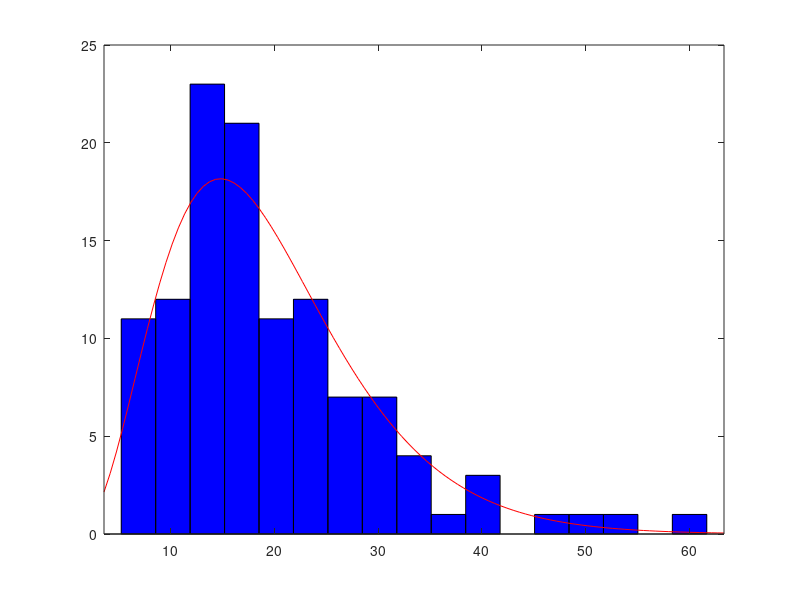

Recreate this plot in MATLAB. (Note: this script raises an error after producing the figure.)
clear all; close all; clc
C1 = load('Sheng1.mat');

AlAf_1  = zeros(101,143);
cg1 = 0;
Peaks1 = zeros(30,2);
Before = zeros(50,101);
During = zeros(143,101);
After = zeros(143,101);
CTot = 0; Amps = [];
for i = 1:101
    i
   F1 = C1.UV8MX_data(1,i).YFP;
    M = 50;
    
    if (F1(end) > 0)
        cg1 = cg1 + 1

        As = []; Ps = []; Bs = []; Cs = 0; Ct = 0;
        for u = 51:length(F1)-1
            if (F1(u) > F1(u-1) && F1(u) > F1(u+1))
                if (u <= 3)
                    if (F1(u) == max(F1(1:u+3)))
                        Cs = Cs+1; As(Cs) = F1(u); Ps(Cs) = u;
                    end
                elseif (u >= 141)
                    if (F1(u) == max(F1(u-3:end)))
                        Cs = Cs+1; As(Cs) = F1(u); Ps(Cs) = u;
                    end
                else
                    if (F1(u) == max(F1(u-3:u+3)))
                        Cs = Cs+1; As(Cs) = F1(u); Ps(Cs) = u;
                    end
                end
            end
        end
        Ch = find(Ps(2:end)-Ps(1:end-1) <= 5);
        As(Ch) - As(Ch+1);
        for u = 1:length(As)-1;
            CTot = CTot +1;
            if u == 1               
                R = Ps(u):Ps(u+1);
                AU = find(F1(R) == min(F1(R)));                
                Amps(CTot) = As(u)-F1(AU+Ps(u));
            else
                R1 = Ps(u):Ps(u+1);
                AU1 = find(F1(R1) == min(F1(R1))); 
                R2 = Ps(u-1):Ps(u);
                AU2 = find(F1(R2) == min(F1(R2))); 
                Amps(CTot) = As(u)- mean([F1(AU1+Ps(u)) F1(AU2+Ps(u-1))]);
            end
        end
        
        g = find(F1(50:end) == max(F1(50:end)))+49;
        Peaks1(cg1,2) = F1(g); Peaks1(cg1,1) = g;
        Before(:,cg1) = F1(1:50)';
        L = find(F1 < mean(F1)); LL = L(min(find(L > g)));
        During(1:LL-M+1,cg1) = F1(M:LL);
        Nul = min(find(F1 == 0));
        if (length(Nul) == 0)
            Nul = 143;
        end
        After(1:Nul-50,cg1) = F1(51:Nul);
        
        AlAf_1(cg1,1:length(F1)) = F1;
    end
end

figure
B = sort(Amps);
C = min(find(B > 120));
h = histfit(B(2:C)/2,17,'Gamma'); goodplot
set(h(1),'facecolor',[0.9 0.9 0.99]); 
set(h(1),'edgecolor',[0.1 0.1 0.5],'LineWidth',4); 
set(h(2),'color',[0.9 0.2 0.0],'LineWidth',4)